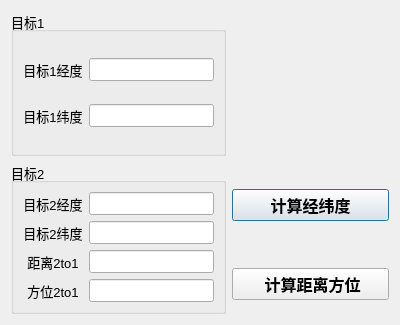
<?xml version="1.0" encoding="UTF-8"?>
<ui version="4.0">
 <class>ConvertLonLatToRangeAzimDialog</class>
 <widget class="QDialog" name="ConvertLonLatToRangeAzimDialog">
  <property name="geometry">
   <rect>
    <x>0</x>
    <y>0</y>
    <width>400</width>
    <height>325</height>
   </rect>
  </property>
  <property name="font">
   <font>
    <family>Microsoft YaHei UI</family>
    <pointsize>10</pointsize>
   </font>
  </property>
  <property name="windowTitle">
   <string>经纬度转距离方位</string>
  </property>
  <layout class="QGridLayout" name="gridLayout">
   <item row="0" column="0">
    <widget class="QGroupBox" name="groupBox">
     <property name="title">
      <string>目标1</string>
     </property>
     <layout class="QGridLayout" name="gridLayout_2">
      <item row="1" column="1">
       <widget class="QLineEdit" name="lineEdit_lat1">
        <property name="alignment">
         <set>Qt::AlignCenter</set>
        </property>
       </widget>
      </item>
      <item row="0" column="1">
       <widget class="QLineEdit" name="lineEdit_lon1">
        <property name="text">
         <string/>
        </property>
        <property name="alignment">
         <set>Qt::AlignCenter</set>
        </property>
       </widget>
      </item>
      <item row="0" column="0">
       <widget class="QLabel" name="label">
        <property name="text">
         <string>目标1经度</string>
        </property>
        <property name="alignment">
         <set>Qt::AlignCenter</set>
        </property>
       </widget>
      </item>
      <item row="1" column="0">
       <widget class="QLabel" name="label_2">
        <property name="text">
         <string>目标1纬度</string>
        </property>
        <property name="alignment">
         <set>Qt::AlignCenter</set>
        </property>
       </widget>
      </item>
     </layout>
    </widget>
   </item>
   <item row="0" column="1">
    <spacer name="horizontalSpacer">
     <property name="orientation">
      <enum>Qt::Horizontal</enum>
     </property>
     <property name="sizeHint" stdset="0">
      <size>
       <width>132</width>
       <height>20</height>
      </size>
     </property>
    </spacer>
   </item>
   <item row="1" column="0" rowspan="2">
    <widget class="QGroupBox" name="groupBox_2">
     <property name="title">
      <string>目标2</string>
     </property>
     <layout class="QGridLayout" name="gridLayout_3">
      <item row="0" column="0">
       <widget class="QLabel" name="label_3">
        <property name="text">
         <string>目标2经度</string>
        </property>
        <property name="alignment">
         <set>Qt::AlignCenter</set>
        </property>
       </widget>
      </item>
      <item row="0" column="1">
       <widget class="QLineEdit" name="lineEdit_lon2">
        <property name="alignment">
         <set>Qt::AlignCenter</set>
        </property>
       </widget>
      </item>
      <item row="1" column="0">
       <widget class="QLabel" name="label_4">
        <property name="text">
         <string>目标2纬度</string>
        </property>
        <property name="alignment">
         <set>Qt::AlignCenter</set>
        </property>
       </widget>
      </item>
      <item row="1" column="1">
       <widget class="QLineEdit" name="lineEdit_lat2">
        <property name="alignment">
         <set>Qt::AlignCenter</set>
        </property>
       </widget>
      </item>
      <item row="2" column="0">
       <widget class="QLabel" name="label_5">
        <property name="text">
         <string>距离2to1</string>
        </property>
        <property name="alignment">
         <set>Qt::AlignCenter</set>
        </property>
       </widget>
      </item>
      <item row="2" column="1">
       <widget class="QLineEdit" name="lineEdit_range2to1">
        <property name="alignment">
         <set>Qt::AlignCenter</set>
        </property>
       </widget>
      </item>
      <item row="3" column="0">
       <widget class="QLabel" name="label_6">
        <property name="text">
         <string>方位2to1</string>
        </property>
        <property name="alignment">
         <set>Qt::AlignCenter</set>
        </property>
       </widget>
      </item>
      <item row="3" column="1">
       <widget class="QLineEdit" name="lineEdit_azim2to1">
        <property name="alignment">
         <set>Qt::AlignCenter</set>
        </property>
       </widget>
      </item>
     </layout>
    </widget>
   </item>
   <item row="1" column="1">
    <widget class="QPushButton" name="pushButton_RangeAzimToLonLat">
     <property name="font">
      <font>
       <pointsize>12</pointsize>
       <weight>75</weight>
       <bold>true</bold>
      </font>
     </property>
     <property name="text">
      <string>计算经纬度</string>
     </property>
    </widget>
   </item>
   <item row="2" column="1">
    <widget class="QPushButton" name="pushButton_LonLatToRangeAzim">
     <property name="font">
      <font>
       <pointsize>12</pointsize>
       <weight>75</weight>
       <bold>true</bold>
      </font>
     </property>
     <property name="text">
      <string> 计算距离方位</string>
     </property>
    </widget>
   </item>
  </layout>
 </widget>
 <resources/>
 <connections/>
</ui>
